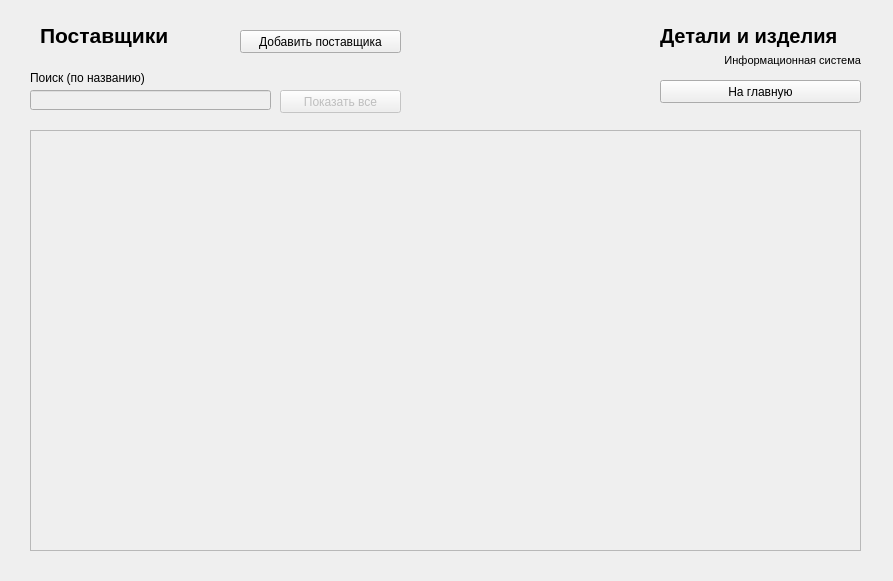
<?xml version="1.0" encoding="UTF-8"?>
<ui version="4.0">
 <class>CompaniesWindow</class>
 <widget class="QMainWindow" name="CompaniesWindow">
  <property name="geometry">
   <rect>
    <x>0</x>
    <y>0</y>
    <width>893</width>
    <height>581</height>
   </rect>
  </property>
  <property name="windowTitle">
   <string>Поставщики - Детали и изделия</string>
  </property>
  <widget class="QWidget" name="centralwidget">
   <widget class="QScrollArea" name="ScrollArea">
    <property name="geometry">
     <rect>
      <x>30</x>
      <y>130</y>
      <width>831</width>
      <height>421</height>
     </rect>
    </property>
    <property name="widgetResizable">
     <bool>true</bool>
    </property>
    <widget class="QWidget" name="ScrollAreaContent">
     <property name="geometry">
      <rect>
       <x>0</x>
       <y>0</y>
       <width>829</width>
       <height>419</height>
      </rect>
     </property>
     <layout class="QVBoxLayout" name="verticalLayout"/>
    </widget>
   </widget>
   <widget class="QLineEdit" name="SearchInput">
    <property name="enabled">
     <bool>false</bool>
    </property>
    <property name="geometry">
     <rect>
      <x>30</x>
      <y>90</y>
      <width>241</width>
      <height>20</height>
     </rect>
    </property>
   </widget>
   <widget class="QPushButton" name="CreateStoreButton">
    <property name="geometry">
     <rect>
      <x>240</x>
      <y>30</y>
      <width>161</width>
      <height>23</height>
     </rect>
    </property>
    <property name="text">
     <string>Добавить поставщика</string>
    </property>
   </widget>
   <widget class="QLabel" name="label_2">
    <property name="geometry">
     <rect>
      <x>30</x>
      <y>70</y>
      <width>351</width>
      <height>16</height>
     </rect>
    </property>
    <property name="text">
     <string>Поиск (по названию)</string>
    </property>
   </widget>
   <widget class="QLabel" name="label_5">
    <property name="geometry">
     <rect>
      <x>660</x>
      <y>20</y>
      <width>201</width>
      <height>31</height>
     </rect>
    </property>
    <property name="font">
     <font>
      <pointsize>15</pointsize>
      <weight>75</weight>
      <bold>true</bold>
     </font>
    </property>
    <property name="text">
     <string>Детали и изделия</string>
    </property>
   </widget>
   <widget class="QLabel" name="label_6">
    <property name="geometry">
     <rect>
      <x>660</x>
      <y>50</y>
      <width>201</width>
      <height>21</height>
     </rect>
    </property>
    <property name="font">
     <font>
      <pointsize>8</pointsize>
     </font>
    </property>
    <property name="text">
     <string>Информационная система</string>
    </property>
    <property name="alignment">
     <set>Qt::AlignRight|Qt::AlignTrailing|Qt::AlignVCenter</set>
    </property>
   </widget>
   <widget class="QLabel" name="label">
    <property name="geometry">
     <rect>
      <x>40</x>
      <y>20</y>
      <width>171</width>
      <height>31</height>
     </rect>
    </property>
    <property name="font">
     <font>
      <pointsize>16</pointsize>
      <weight>75</weight>
      <bold>true</bold>
     </font>
    </property>
    <property name="text">
     <string>Поставщики</string>
    </property>
   </widget>
   <widget class="QPushButton" name="ResetSearchButton">
    <property name="enabled">
     <bool>false</bool>
    </property>
    <property name="geometry">
     <rect>
      <x>280</x>
      <y>90</y>
      <width>121</width>
      <height>23</height>
     </rect>
    </property>
    <property name="text">
     <string>Показать все</string>
    </property>
   </widget>
   <widget class="QPushButton" name="CloseButton">
    <property name="geometry">
     <rect>
      <x>660</x>
      <y>80</y>
      <width>201</width>
      <height>23</height>
     </rect>
    </property>
    <property name="text">
     <string>На главную</string>
    </property>
   </widget>
  </widget>
 </widget>
 <resources/>
 <connections/>
</ui>
